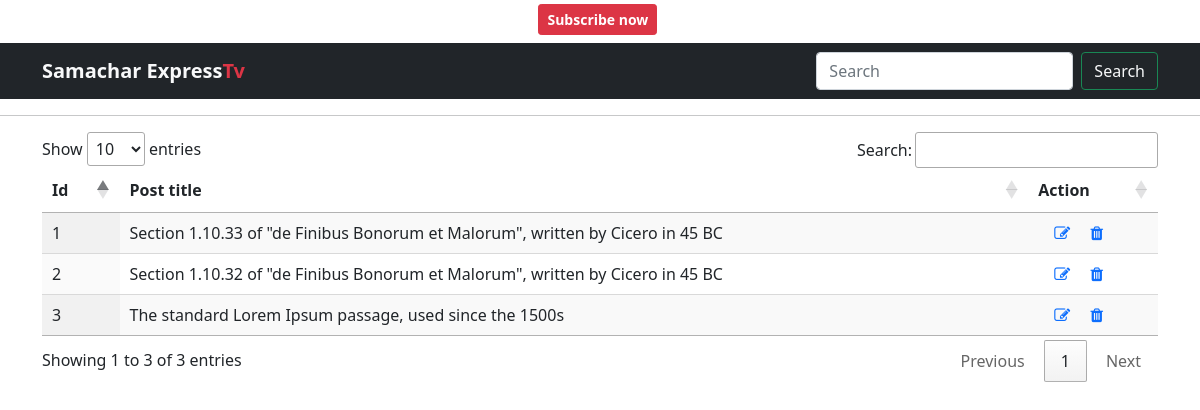
The page /list_page/ on the database as committed earlier.
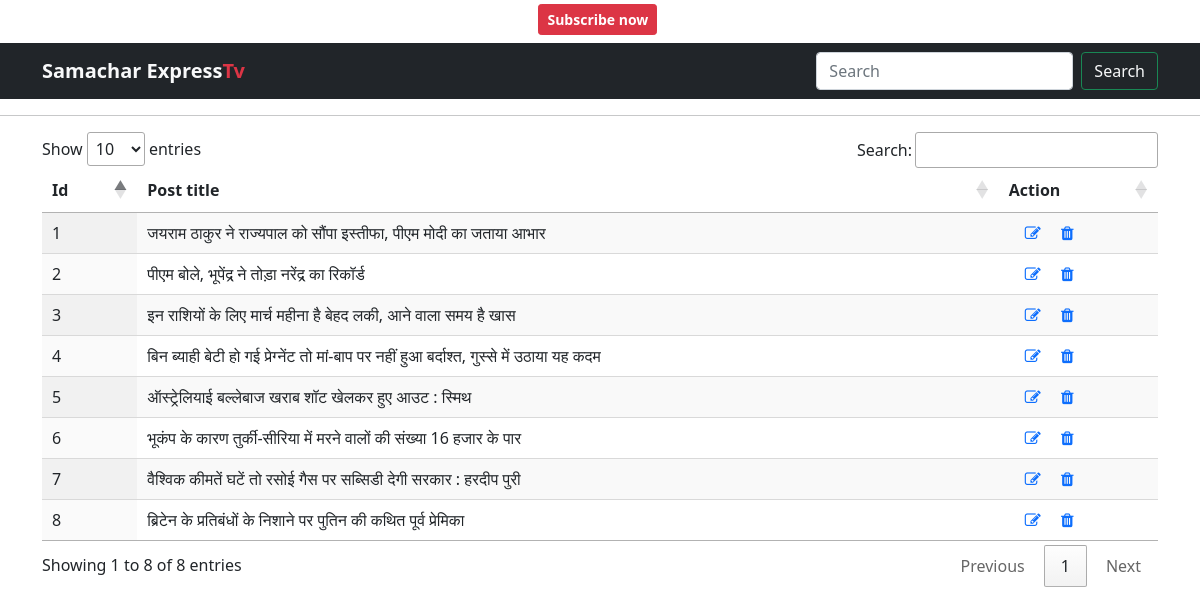
The same page on the database as committed later.
### post/models.py (models this page shows, shortened)
class PostMaster(models.Model):
    post_title = models.CharField(max_length=500)
    post_desc = models.TextField()
    post_img = models.ImageField(upload_to='postImage')
    post_category = models.ForeignKey(CategoryMaster,on_delete=models.CASCADE, default=4)
    created_at = models.DateTimeField(auto_now_add=True)
    updated_at = models.DateTimeField(auto_now=True, null=True)
    class Meta:
        db_table = 'post_master'

### post/views.py (the view)
# urls.py: path('list_page/',views.list_page,name='list_page'),
def list_page(request):
    list_post = PostMaster.objects.all().order_by('-created_at')[:30]
    context = {
        'list_post':list_post
    }
    return render(request,'post_list.html',context)

### post/templates/post_list.html (shortened to what this page needs)
{% extends 'index.html' %}
{% block header %}
<div class="container">
    <table id="myTable" class="display">
        <thead>
            <tr>
                <th>Id</th>
                <th>Post title</th>
                <th>Action</th>
            </tr>
        </thead>
        <tbody>
            {% for i in list_post %}
            <tr>
                <td>{{ forloop.counter }}</td>
                <td>{{i.post_title}}</td>
                <td>
                    <a class="ms-3" href="/add-post/{{i.id}}/"><i class="fa fa-edit"></i></a>
                    <a class="ms-3" href="/delete-post/{{i.id}}/"><i class="fa fa-trash" aria-hidden="true"></i></a>
                </td>
            </tr>
            {% endfor %}
        </tbody>
    </table>
</div>
{% endblock header %}

### post/templates/index.html (shortened to what this page needs)
<!doctype html>
<html lang="en">
<head>
    <link href="https://cdn.jsdelivr.net/npm/bootstrap@5.0.2/dist/css/bootstrap.min.css" rel="stylesheet"
>
    <link rel="stylesheet" href="https://cdnjs.cloudflare.com/ajax/libs/font-awesome/4.7.0/css/font-awesome.min.css">
    <link type="text/css" rel="stylesheet" href="https://cdn.jsdelivr.net/jquery.jssocials/1.4.0/jssocials.css" />
    <link type="text/css" rel="stylesheet" href="https://cdn.jsdelivr.net/jquery.jssocials/1.4.0/jssocials-theme-flat.css" />
    <link rel="stylesheet" type="text/css" href="https://cdn.datatables.net/1.13.2/css/jquery.dataTables.css">
</head>
<body>
    <div class="container mx-auto text-center mt-1 mb-2 justify-content-between">
        <span><button type="button" class="btn btn-sm btn-danger"><b>Subscribe now</b></button></span>
    </div>
    <nav id="navbar-id" class="navbar navbar-expand-lg  navbar-dark bg-dark mb-2">
        <div class="container">
            <a class="navbar-brand" href="/">
            <span class="text-light font-size-"><strong>Samachar Express<span class="text-danger">Tv</span></strong></span>
            </a>
            <div class="collapse navbar-collapse" id="navbarTogglerDemo01">
                <form class="d-flex">
                    <input class="form-control me-2" type="search" placeholder="Search" aria-label="Search">
                    <button class="btn btn-outline-success text-light" type="submit">Search</button>
                </form>
            </div>
        </div>
    </nav>
    <hr>
    {% block header %}{% endblock header %}
</body>
</html>

Rows that differ between the two databases and show on the page:
removed PostMaster: post_title "Section 1.10.33 of \"de Finibus Bonorum et Malorum\", written by Cicero in 45 BC"
removed PostMaster: post_title "Section 1.10.32 of \"de Finibus Bonorum et Malorum\", written by Cicero in 45 BC"
removed PostMaster: post_title "The standard Lorem Ipsum passage, used since the 1500s"
added PostMaster: post_title "जयराम ठाकुर ने राज्यपाल को सौंपा इस्तीफा, पीएम मोदी का जताया आभार"
added PostMaster: post_title "पीएम बोले, भूपेंद्र ने तोड़ा नरेंद्र का रिकॉर्ड"
added PostMaster: post_title "इन राशियों के लिए मार्च महीना है बेहद लकी, आने वाला समय है खास"
added PostMaster: post_title "बिन ब्याही बेटी हो गई प्रेग्नेंट तो मां-बाप पर नहीं हुआ बर्दाश्त, गुस्से में उठाया यह कदम"
added PostMaster: post_title "ऑस्ट्रेलियाई बल्लेबाज खराब शॉट खेलकर हुए आउट : स्मिथ"
added PostMaster: post_title "भूकंप के कारण तुर्की-सीरिया में मरने वालों की संख्या 16 हजार के पार"
added PostMaster: post_title "वैश्विक कीमतें घटें तो रसोई गैस पर सब्सिडी देगी सरकार : हरदीप पुरी"
added PostMaster: post_title "ब्रिटेन के प्रतिबंधों के निशाने पर पुतिन की कथित पूर्व प्रेमिका"
Other text that changed with them:
text written by a page script: "Show entries Search: Showing 1 to 3 of 3 entries Previous 1 Next" → "Show entries Search: Showing 1 to 8 of 8 entries Previous 1 Next"
